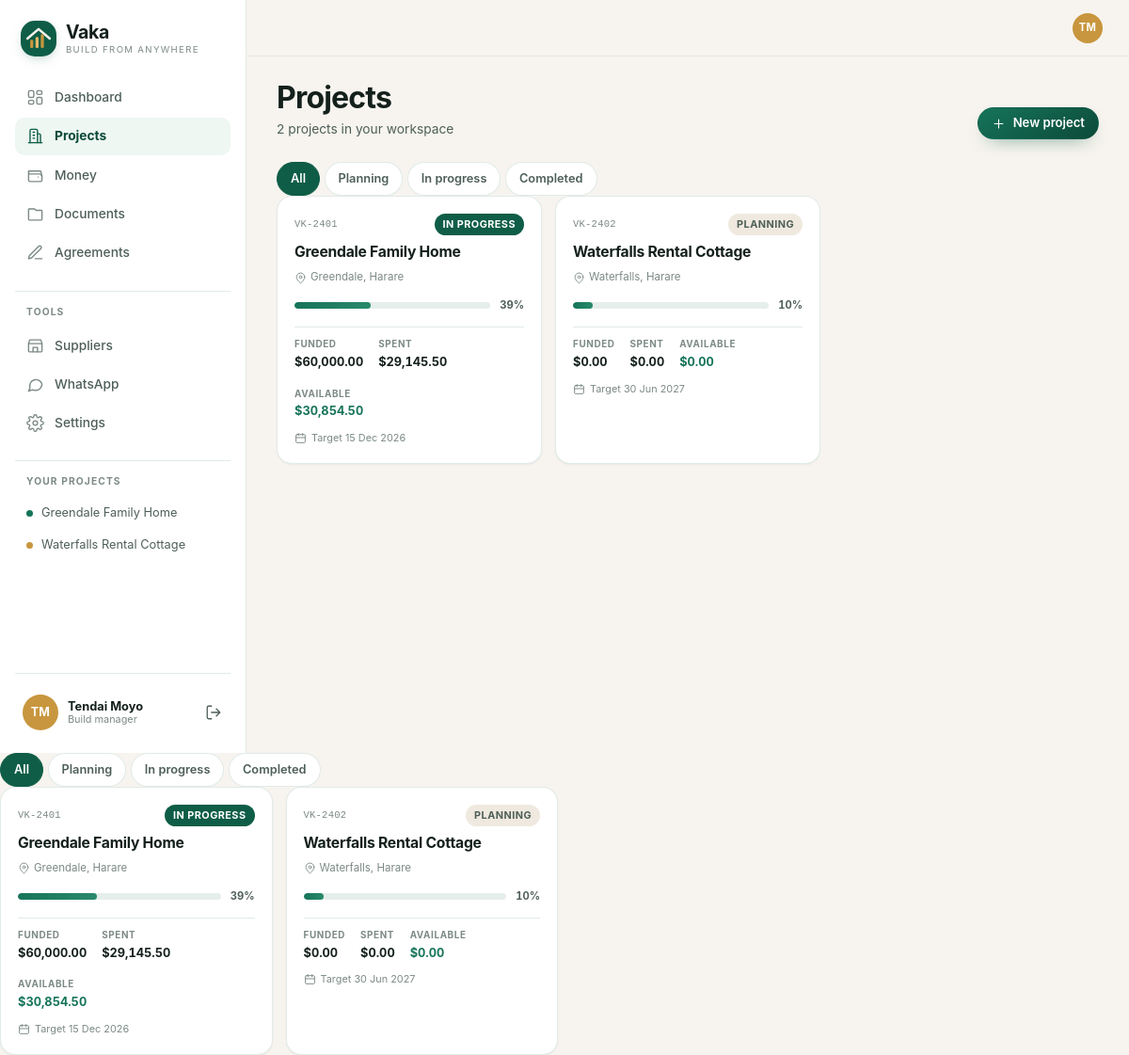
The app's page /app/projects (signed in) with its own data.
### tables this page shows
CREATE TABLE projects (
  id TEXT PRIMARY KEY,
  code TEXT NOT NULL UNIQUE,
  name TEXT NOT NULL,
  description TEXT,
  owner_id TEXT NOT NULL REFERENCES users(id) ON DELETE CASCADE,
  manager_id TEXT REFERENCES users(id),
  city TEXT DEFAULT 'Harare',
  suburb TEXT,
  stand_number TEXT,
  status TEXT NOT NULL DEFAULT 'planning',
  budget_cents INTEGER NOT NULL DEFAULT 0,
  start_date TEXT,
  target_date TEXT,
  created_at TEXT NOT NULL,
  updated_at TEXT NOT NULL
);

CREATE TABLE users (
  id TEXT PRIMARY KEY,
  name TEXT NOT NULL,
  email TEXT NOT NULL UNIQUE,
  password_hash TEXT NOT NULL,
  role TEXT NOT NULL DEFAULT 'client',
  phone TEXT,
  country TEXT,
  avatar_color TEXT NOT NULL DEFAULT '#0F5D46',
  created_at TEXT NOT NULL
);

### routes_projects.py (the view)
@bp.get("/app/projects")
@login_required
def index():
    projects = projects_with_summary(accessible_projects(g.user))
    return render_template("app/projects.html", title="Projects", active="projects", projects=projects)

### auth.py (called while the page is built, shortened)
def load_user():
    user_id = session.get("uid")
    g.user = (
        query(
            """SELECT id, name, email, role, phone, country, avatar_color, created_at
               FROM users WHERE id = ?""",
            (user_id,),
            one=True,
        )
        if user_id
        else None
    )

def csrf_token() -> str:
    token = session.get("csrf")
    if not token:
        token = secrets.token_urlsafe(32)
        session["csrf"] = token
    return token

def verify_csrf():
    if request.method not in {"POST", "PUT", "PATCH", "DELETE"}:
        return

def login_required(view):
    @wraps(view)
    def wrapped(*args, **kwargs):
        if g.user is None:
            return redirect(url_for("auth.login", next=request.full_path.rstrip("?")))
        return view(*args, **kwargs)
    return wrapped

def accessible_projects(user):
    if not user:
        return []
    if user["role"] == "admin":
        return query("SELECT * FROM projects ORDER BY created_at DESC")
    return query(
        """SELECT * FROM projects
           WHERE owner_id = ? OR manager_id = ?
           ORDER BY created_at DESC""",
        (user["id"], user["id"]),
    )

def initials(name: str) -> str:
    parts = [part for part in (name or "").split() if part]
    return "".join(part[0].upper() for part in parts[:2])

### db.py (called while the page is built)
def get_db() -> sqlite3.Connection:
    if "db" not in g:
        connection = sqlite3.connect(
            current_app.config["DATABASE"],
            timeout=15,
            detect_types=sqlite3.PARSE_DECLTYPES,
        )
        connection.row_factory = sqlite3.Row
        connection.execute("PRAGMA foreign_keys = ON")
        connection.execute("PRAGMA journal_mode = WAL")
        g.db = connection
    return g.db

def query(sql: str, args=(), one: bool = False):
    cursor = get_db().execute(sql, args)
    rows = [dict(row) for row in cursor.fetchall()]
    cursor.close()
    if one:
        return rows[0] if rows else None
    return rows

### money.py (called while the page is built)
def format_money(cents: int | None) -> str:
    value = (cents or 0) / 100
    return f"${value:,.2f}"

def format_date(value) -> str:
    date = _to_datetime(value)
    return f"{date.day} {date:%b %Y}" if date else "—"

### queries.py (called while the page is built)
def stage_rows(project_id: str):
    return query("SELECT * FROM stages WHERE project_id = ? ORDER BY position", (project_id,))

### stages.py (called while the page is built)
def stage_by_key(key):
    return STAGES_BY_KEY.get(key or "")

### templates/app/projects.html (shortened to what this page needs)
{% extends "app/base.html" %}
{% block page_title %}Projects{% endblock %}
{% block page_subtitle %}<p class="page-subtitle">{{ projects|length }} project{{ '' if projects|length == 1 else 's' }} in your workspace</p>{% endblock %}
{% block page_actions %}
  <a class="btn btn-primary btn-sm" href="{{ url_for('projects.new') }}">{{ icon('plus', 15) }} New project</a>
{% endblock %}
{% block content %}
{% if projects %}
  <div class="filter-row" data-filter-group>
    <button class="chip is-active" type="button" data-filter="all">All</button>
    <button class="chip" type="button" data-filter="planning">Planning</button>
    <button class="chip" type="button" data-filter="in_progress">In progress</button>
    <button class="chip" type="button" data-filter="completed">Completed</button>
  </div>
  <div class="project-grid">
    {% for project in projects %}
      <a class="project-card" href="{{ url_for('projects.detail', project_id=project.id) }}" data-status="{{ project.status }}">
        <div class="project-card-head">
          <span class="project-code">{{ project.code }}</span>
          {{ badge(project.status) }}
        </div>
        <h3>{{ project.name }}</h3>
        <p class="project-location">{{ icon('map-pin', 13) }} {% if project.suburb %}{{ project.suburb }}, {% endif %}{{ project.city }}</p>
        <div class="project-card-progress">
          {{ progress_bar(project.progress) }}<span>{{ project.progress }}%</span>
        </div>
        <dl class="project-card-money">
          <div><dt>Funded</dt><dd>{{ project.totals.funded|money }}</dd></div>
          <div><dt>Spent</dt><dd>{{ project.totals.spent|money }}</dd></div>
          <div><dt>Available</dt><dd class="{{ 'neg' if project.totals.balance < 0 else 'pos' }}">{{ project.totals.balance|money }}</dd></div>
        </dl>
        <p class="project-card-foot">
          {{ icon('calendar', 13) }}
          Target {{ project.target_date|date if project.target_date else 'not set' }}
        </p>
      </a>
    {% endfor %}
  </div>
{% endif %}
{% endblock %}

### templates/app/base.html (shortened to what this page needs)
{% extends "base.html" %}
{% block body_class %}app{% endblock %}
{% block chrome %}
<div class="shell">
  {% include "partials/sidebar.html" %}
  <div class="shell-main">
    <header class="topbar">
      <a class="avatar avatar-sm" href="{{ url_for('settings.index') }}" style="background:{{ user.avatar_color }}" aria-label="Your profile">
        {{ user.name|initials }}
      </a>
    </header>
    <main class="content" id="main">
      <div class="page-head">
        <div>
          <h1 class="page-title">{% block page_title %}{{ title }}{% endblock %}</h1>
          {% block page_subtitle %}{% endblock %}
        </div>
        <div class="page-actions">{% block page_actions %}{% endblock %}</div>
      </div>
      {% block content %}{% endblock %}
    </main>
  </div>
</div>
{% endblock %}

### templates/partials/sidebar.html (shortened to what this page needs)
<aside class="sidebar" id="sidebar" aria-label="Workspace">
  <div class="sidebar-top">
    {{ brand('/app') }}
  </div>
  <nav class="sidebar-nav">
    {% for item in nav_items[:5] %}
      <a class="nav-link {% if active == item.key %}is-active{% endif %}" href="{{ item.href }}">
        {{ icon(item.icon, 19) }}<span>{{ item.label }}</span>
      </a>
    {% endfor %}
  </nav>
  <div class="sidebar-section">
    <p class="sidebar-label">Tools</p>
    <nav class="sidebar-nav">
      {% for item in nav_items[5:] %}
        <a class="nav-link {% if active == item.key %}is-active{% endif %}" href="{{ item.href }}">
          {{ icon(item.icon, 19) }}<span>{{ item.label }}</span>
        </a>
      {% endfor %}
    </nav>
  </div>
  <div class="sidebar-section sidebar-projects">
    <p class="sidebar-label">Your projects</p>
    {% if projects %}
      {% for item in projects[:4] %}
        <a class="side-project" href="{{ url_for('projects.detail', project_id=item.id) }}">
          <span class="project-dot tone-{{ loop.index0 % 4 + 1 }}"></span>
          <span class="side-project-name">{{ item.name }}</span>
        </a>
      {% endfor %}
    {% else %}
      <p class="sidebar-empty">No projects yet.</p>
    {% endif %}
  </div>
  <div class="sidebar-foot">
    <a class="user-card" href="{{ url_for('settings.index') }}">
      <span class="avatar" style="background:{{ user.avatar_color }}">{{ user.name|initials }}</span>
      <span class="user-card-text">
        <span class="user-card-name">{{ user.name }}</span>
        <span class="user-card-role">{{ 'Build manager' if user.role == 'manager' else 'Client' }}</span>
      </span>
    </a>
    <form method="post" action="{{ url_for('auth.logout') }}" class="logout-form">
      <button class="icon-btn" type="submit" aria-label="Sign out" title="Sign out">{{ icon('logout', 18) }}</button>
    </form>
  </div>
</aside>

### static/css/app.css (style rules this page uses)
:root { --forest-950: #052018; --forest-900: #0a3327; --forest-800: #0c4a39; --forest-700: #0f5d46; --forest-600: #16745a; --forest-500: #2a8a6c; --forest-400: #4b9679; --forest-300: #7fb8a2; --forest-200: #aed3c4; --forest-100: #d9ece3; --forest-50: #eef7f2; --brass-700: #85601f; --brass-600: #a97b2f; --brass-500: #c8963e; --brass-400: #d9ab5d; --brass-300: #e6c489; --brass-100: #f7ebd3; --sand-50: #fcfaf7; --sand-100: #f7f4ef; --sand-200: #efe9df; --sand-300: #e2d9ca; --sand-400: #cfc3ae; --ink: #14201b; --ink-soft: #4e5f58; --ink-faint: #7c8a84; --line: rgba(15, 93, 70, 0.12); --line-strong: rgba(15, 93, 70, 0.22); --brick: #b3402f; --brick-soft: #fbe9e5; --amber-soft: #fdf4e3; --success: #16745a; --success-soft: #e4f4ed; --radius-xs: 8px; --radius-sm: 10px; --radius: 16px; --radius-lg: 22px; --radius-xl: 30px; --shadow-sm: 0 1px 2px rgba(16, 40, 32, 0.05); --shadow: 0 1px 2px rgba(16, 40, 32, 0.05), 0 14px 34px -22px rgba(16, 40, 32, 0.35); --shadow-lg: 0 24px 60px -28px rgba(7, 40, 30, 0.4); --font-sans: "Inter", "Segoe UI", system-ui, -apple-system, "Helvetica Neue", Arial, sans-serif; --font-serif: "Iowan Old Style", "Palatino Linotype", Palatino, Georgia, serif; --font-mono: "SFMono-Regular", ui-monospace, "Cascadia Mono", Consolas, monospace; --header-h: 72px; --content-max: 1220px; }
*, *::before, *::after { box-sizing: border-box; }
html { -webkit-text-size-adjust: 100%; scroll-behavior: smooth; scroll-padding-top: 92px; }
body { margin: 0; font-family: var(--font-sans); font-size: 16px; line-height: 1.55; color: var(--ink); background: var(--sand-100); -webkit-font-smoothing: antialiased; text-rendering: optimizeLegibility; }
img, svg { display: block; max-width: 100%; }
a { color: var(--forest-700); text-decoration: none; }
button, input, select, textarea { font: inherit; color: inherit; }
h1, h2, h3, h4, p, ul, ol, dl, dd, figure { margin: 0; }
.icon { flex: none; display: inline-block; vertical-align: middle; }
.pos { color: var(--forest-600); }
h1, h2, h3 { color: var(--ink); letter-spacing: -0.015em; line-height: 1.15; font-weight: 650; }
h3 { font-size: 1.05rem; }
.brand { display: inline-flex; align-items: center; gap: 10px; color: var(--ink); }
.brand-text { display: flex; flex-direction: column; line-height: 1.05; }
.brand-name { font-size: 1.22rem; font-weight: 700; letter-spacing: -0.02em; }
.brand-tag { font-size: 0.6rem; letter-spacing: 0.14em; text-transform: uppercase; color: var(--ink-faint); margin-top: 3px; }
.logo-mark { flex: none; border-radius: 15px; box-shadow: 0 4px 14px -6px rgba(15, 93, 70, 0.5); }
.btn { display: inline-flex; align-items: center; justify-content: center; gap: 8px; padding: 10px 18px; border: 1px solid transparent; border-radius: 999px; font-size: 0.9rem; font-weight: 600; line-height: 1.2; cursor: pointer; transition: transform 0.16s ease, background 0.16s ease, border-color 0.16s ease, box-shadow 0.16s ease; text-align: center; white-space: nowrap; }
.btn-primary { background: linear-gradient(150deg, var(--forest-600), var(--forest-800)); color: #fff; box-shadow: 0 8px 20px -12px rgba(15, 93, 70, 0.9); }
.btn-sm { padding: 8px 14px; font-size: 0.82rem; }
.icon-btn { display: inline-flex; align-items: center; justify-content: center; width: 36px; height: 36px; border: 1px solid transparent; border-radius: 10px; background: transparent; color: var(--ink-soft); cursor: pointer; transition: background 0.16s ease, color 0.16s ease; }
.badge { display: inline-flex; align-items: center; gap: 5px; padding: 3px 9px; border-radius: 999px; font-size: 0.68rem; font-weight: 650; letter-spacing: 0.04em; text-transform: uppercase; white-space: nowrap; background: var(--sand-200); color: var(--ink-soft); }
.badge-live { background: var(--forest-700); color: #fff; }
.badge-muted { background: var(--sand-200); color: var(--ink-soft); }
.chip { padding: 7px 14px; border-radius: 999px; border: 1px solid var(--line); background: #fff; color: var(--ink-soft); font-size: 0.8rem; font-weight: 600; cursor: pointer; transition: all 0.16s ease; }
.chip.is-active { background: var(--forest-700); border-color: var(--forest-700); color: #fff; }
.progress { height: 7px; border-radius: 999px; background: rgba(15, 93, 70, 0.1); overflow: hidden; }
.progress > span { display: block; height: 100%; border-radius: inherit; background: linear-gradient(90deg, var(--forest-600), var(--forest-500)); transition: width 0.4s ease; }

### records on screen
projects: name "Greendale Family Home", code "VK-2401", status "IN PROGRESS", suburb "Greendale", city "Harare", progress "39", totals.funded "$60,000.00", totals.spent "$29,145.50", totals.balance "$30,854.50", target_date "15 Dec 2026"
projects: name "Waterfalls Rental Cottage", code "VK-2402", status "PLANNING", suburb "Waterfalls", city "Harare", progress "10", totals.funded "$0.00", totals.spent "$0.00", totals.balance "$0.00", target_date "30 Jun 2027"
users: name|initials "TM", name "Tendai Moyo", role "Build manager"

### other values on screen
{{ brand('/app') }} "Vaka BUILD FROM ANYWHERE"
{{ item.label }} "Dashboard" "Projects" "Money" "Documents" "Agreements"
{{ item.label }} "Suppliers" "WhatsApp" "Settings"
{{ projects|length }} "2"
{{ '' if projects|length == 1 else 's' }} "s"
